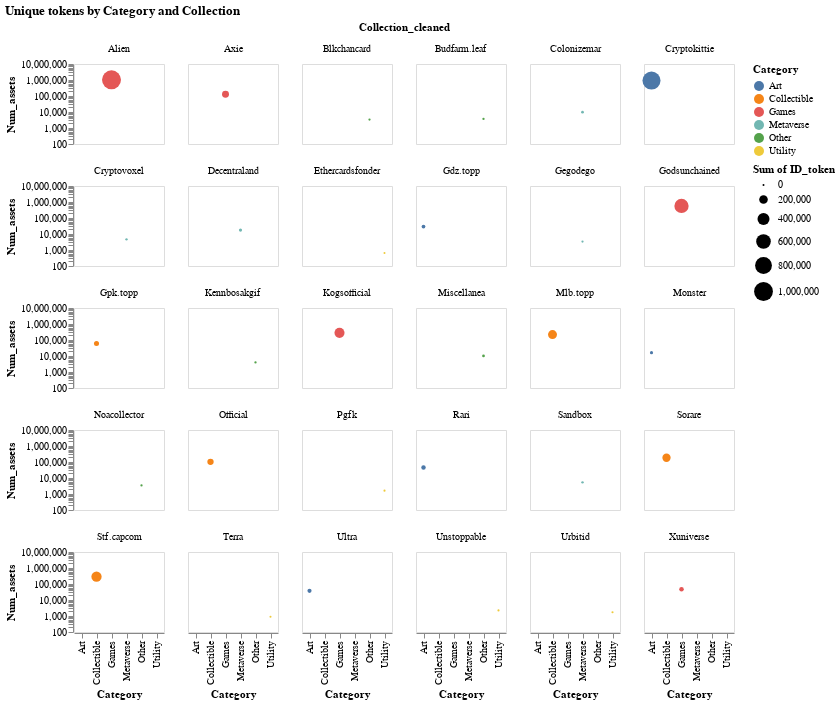

Notebook cell for this chart:
### Code cell
import altair as alt

source = df_category_collection

alt.Chart(source).mark_circle().encode(
    x=alt.X('Category:N'), #, axis=alt.Axis(format='~s')
    y=alt.Y(
        'sum(ID_token):Q',
        title='Num_assets',
        scale=alt.Scale(type='log')
    ),
    facet=alt.Facet('Collection_cleaned:N', columns=6),
    size='sum(ID_token):Q',
    color='Category:N'
).properties(
    title='Unique tokens by Category and Collection',
    width=90,
    height=80
).configure_axis(grid=False)

### Figure 1 — Vega-Lite specification as saved in the notebook (floating-point values rounded to 4 significant figures)
{"config": {"view": {"continuousWidth": 400, "continuousHeight": 300}, "axis": {"grid": false}}, "data": {"name": "data-c79540fc50c9e7eabd2d4a2c1d8d696f"}, "mark": "circle", "encoding": {"color": {"field": "Category", "type": "nominal"}, "facet": {"columns": 6, "field": "Collection_cleaned", "type": "nominal"}, "size": {"aggregate": "sum", "field": "ID_token", "type": "quantitative"}, "x": {"field": "Category", "type": "nominal"}, "y": {"aggregate": "sum", "field": "ID_token", "scale": {"type": "log"}, "title": "Num_assets", "type": "quantitative"}}, "height": 80, "title": "Unique tokens by Category and Collection", "width": 90, "$schema": "https://vega.github.io/schema/vega-lite/v4.17.0.json", "datasets": {"data-c79540fc50c9e7eabd2d4a2c1d8d696f": [{"Category": "Art", "Collection_cleaned": "Cryptokittie", "ID_token": 917364}, {"Category": "Art", "Collection_cleaned": "Rari", "ID_token": 45309}, {"Category": "Art", "Collection_cleaned": "Ultra", "ID_token": 37432}, {"Category": "Art", "Collection_cleaned": "Gdz.topp", "ID_token": 28924}, {"Category": "Art", "Collection_cleaned": "Monster", "ID_token": 16222}, {"Category": "Collectible", "Collection_cleaned": "Stf.capcom", "ID_token": 288672}, {"Category": "Collectible", "Collection_cleaned": "Mlb.topp", "ID_token": 219042}, {"Category": "Collectible", "Collection_cleaned": "Sorare", "ID_token": 184491}, {"Category": "Collectible", "Collection_cleaned": "Official", "ID_token": 102686}, {"Category": "Collectible", "Collection_cleaned": "Gpk.topp", "ID_token": 61080}, {"Category": "Games", "Collection_cleaned": "Alien", "ID_token": 1019507}, {"Category": "Games", "Collection_cleaned": "Godsunchained", "ID_token": 568530}, {"Category": "Games", "Collection_cleaned": "Kogsofficial", "ID_token": 278945}, {"Category": "Games", "Collection_cleaned": "Axie", "ID_token": 127984}, {"Category": "Games", "Collection_cleaned": "Xuniverse", "ID_token": 47145}, {"Category": "Metaverse", "Collection_cleaned": "Decentraland", "ID_token": 17536}, {"Category": "Metaverse", "Collection_cleaned": "Colonizemar", "ID_token": 9718}, {"Category": "Metaverse", "Collection_cleaned": "Sandbox", "ID_token": 5348}, {"Category": "Metaverse", "Collection_cleaned": "Cryptovoxel", "ID_token": 4646}, {"Category": "Metaverse", "Collection_cleaned": "Gegodego", "ID_token": 3349}, {"Category": "Other", "Collection_cleaned": "Miscellanea", "ID_token": 10158}, {"Category": "Other", "Collection_cleaned": "Kennbosakgif", "ID_token": 3946}, {"Category": "Other", "Collection_cleaned": "Budfarm.leaf", "ID_token": 3713}, {"Category": "Other", "Collection_cleaned": "Noacollector", "ID_token": 3440}, {"Category": "Other", "Collection_cleaned": "Blkchancard", "ID_token": 3352}, {"Category": "Utility", "Collection_cleaned": "Unstoppable", "ID_token": 2224}, {"Category": "Utility", "Collection_cleaned": "Urbitid", "ID_token": 1714}, {"Category": "Utility", "Collection_cleaned": "Pgfk", "ID_token": 1619}, {"Category": "Utility", "Collection_cleaned": "Terra", "ID_token": 890}, {"Category": "Utility", "Collection_cleaned": "Ethercardsfonder", "ID_token": 654}]}}
